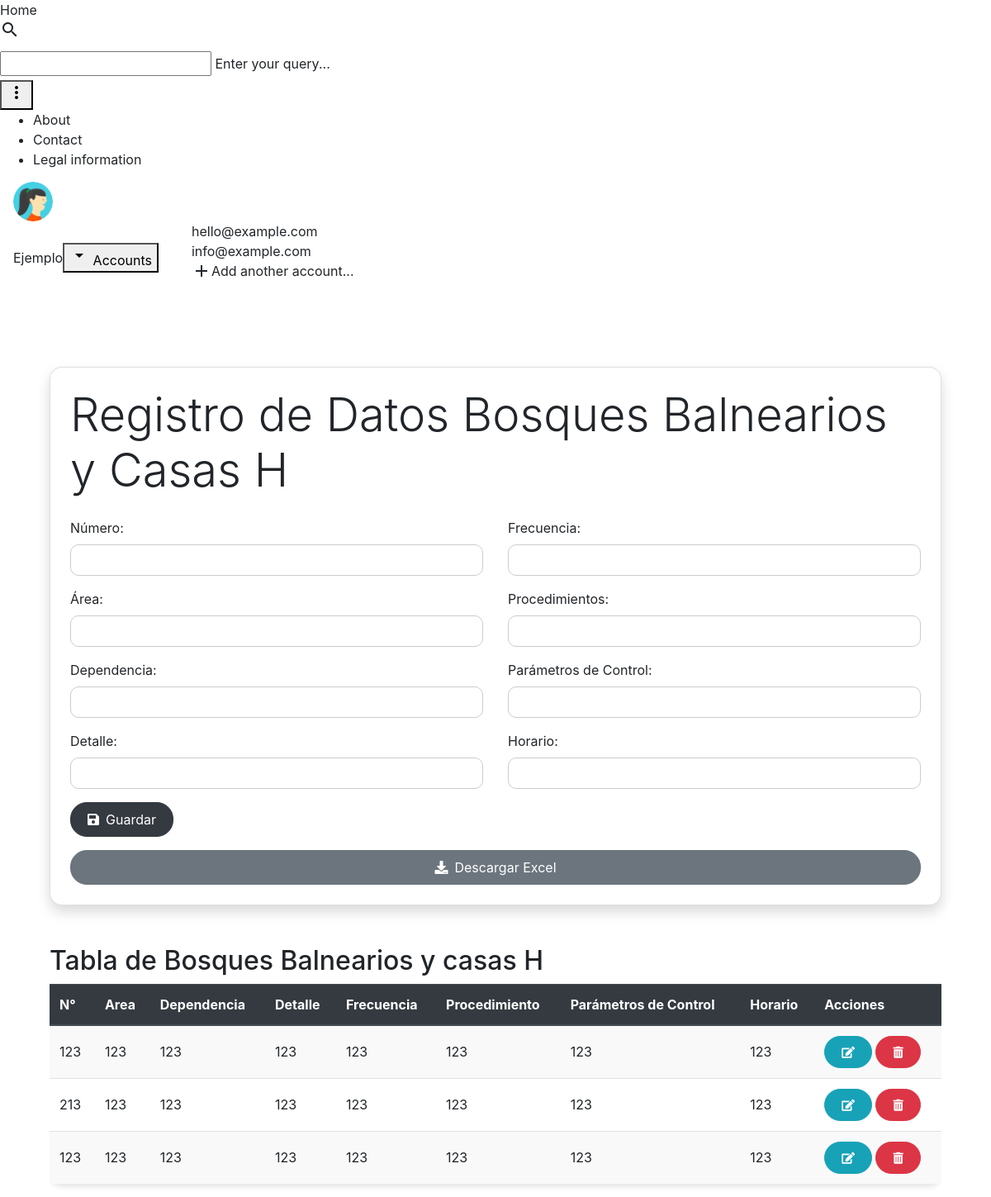
The page /balnearios/ on the database its author committed.
### catalog/models.py (models this page shows, shortened)
class Balnearios(models.Model):
    numero = models.IntegerField()
    area = models.CharField(max_length=100, default='')
    dependencia = models.CharField(max_length=100)
    detalle = models.TextField()
    frecuencia = models.CharField(max_length=100)
    procedimientos = models.TextField()
    parametro_control = models.CharField(max_length=100)
    horario = models.CharField(max_length=100)
    class Meta:
        db_table = 'balnearios'

### catalog/views.py (the view)
# urls.py: path('balnearios/', views.balnearios, name='balnearios'),
def balnearios(request):
    if request.method == 'POST':
        form = BalneariosForm(request.POST, request.FILES)
        if form.is_valid():
            form.save()
            messages.success(request, 'Datos ingresados correctamente')
            return redirect('balnearios')
        else:
            messages.error(request, 'Error al ingresar los datos. Por favor, revise los datos ingresados.')
    else:
        form = BalneariosForm()
    balnearios = Balnearios.objects.all()
    return render(request, 'Instalaciones/Bosques/Balnearios-y-casas-H.html', {'form': form, 'balnearios': balnearios})

### catalog/forms.py
class BalneariosForm(forms.ModelForm):
    class Meta:
        model = Balnearios
        fields = '__all__'

### Templates/Instalaciones/Bosques/Balnearios-y-casas-H.html (shortened to what this page needs)
{% extends 'base.html' %}
{% load static %}
{% block content %}
<div class="container">
    <div class="card p-4 shadow">
        <h1 class="display-4 mb-4">Registro de Datos Bosques Balnearios y Casas H</h1>
        <form method="post">
            <div class="row">
                <div class="col-md-6">
                    <div class="form-group">
                        <label for="numero">Número:</label>
                        <input type="number" class="form-control" id="numero" name="numero" required>
                    </div>
                    <div class="form-group">
                        <label for="area">Área:</label>
                        <input type="text" class="form-control" id="area" name="area" required>
                    </div>
                    <div class="form-group">
                        <label for="dependencia">Dependencia:</label>
                        <input type="text" class="form-control" id="dependencia" name="dependencia" required>
                    </div>
                    <div class="form-group">
                        <label for="detalle">Detalle:</label>
                        <input type="text" class="form-control" id="detalle" name="detalle" required>
                    </div>
                </div>
                <div class="col-md-6">
                    <div class="form-group">
                        <label for="frecuencia">Frecuencia:</label>
                        <input type="text" class="form-control" id="frecuencia" name="frecuencia" required>
                    </div>
                    <div class="form-group">
                        <label for="procedimientos">Procedimientos:</label>
                        <input type="text" class="form-control" id="procedimientos" name="procedimientos" required>
                    </div>
                    <div class="form-group">
                        <label for="parametro_control">Parámetros de Control:</label>
                        <input type="text" class="form-control" id="parametro_control" name="parametro_control" required>
                    </div>
                    <div class="form-group">
                        <label for="horario">Horario:</label>
                        <input type="text" class="form-control" id="horario" name="horario" required>
                    </div>
                </div>
            </div>
            <button type="submit" class="btn btn-dark"><i class="fa fa-save mr-2"></i>Guardar</button>
        </form>
        <a href="{% url 'descargar_excel_balnearios' %}" class="btn btn-secondary mt-3"><i class="fa fa-download mr-2"></i>Descargar Excel</a>
    </div>
</div>
<div class="container mt-5">
    <h2>Tabla de Bosques Balnearios y casas H</h2>
    <div class="table-responsive">
        <table class="table table-striped table-hover">
            <thead class="thead-dark">
                <tr>
                    <th scope="col">N°</th>
                    <th scope="col">Area</th>
                    <th scope="col">Dependencia</th>
                    <th scope="col">Detalle</th>
                    <th scope="col">Frecuencia</th>
                    <th scope="col">Procedimiento</th>
                    <th scope="col">Parámetros de Control</th>
                    <th scope="col">Horario</th>
                    <th scope="col">Acciones</th>
                </tr>
            </thead>
        <tbody>
            {% for dato in balnearios %}
            <tr>
                <td>{{ dato.numero }}</td>
                <td>{{ dato.area}}</td>
                <td>{{ dato.dependencia }}</td>
                <td>{{ dato.detalle }}</td>
                <td>{{ dato.frecuencia }}</td>
                <td>{{ dato.procedimientos }}</td>
                <td>{{ dato.parametro_control }}</td>
                <td>{{ dato.horario }}</td>
                <td>
                    <a href="{% url 'modificar_balnearios' dato.id %}" class="btn btn-info btn-sm"><i class="fas fa-edit"></i></a>
                    <form method="post" action="{% url 'eliminar_balnearios' dato.id %}" style="display: inline;">
                        <button type="submit" class="btn btn-danger btn-sm" onclick="return confirm('¿Estás seguro de que deseas eliminar este dato?')"><i class="fas fa-trash-alt"></i></button>
                    </form>
                </td>
            </tr>
            {% endfor %}
        </tbody>
    </table>
</div>
<link rel="stylesheet" href="https://maxcdn.bootstrapcdn.com/bootstrap/4.5.2/css/bootstrap.min.css">
<link rel="stylesheet" href="https://cdnjs.cloudflare.com/ajax/libs/font-awesome/5.15.4/css/all.min.css">
<link rel="stylesheet" href="{% static 'stylecmpc.css' %}">
{% endblock %}

### static/styles.css (style rules this page uses)
html, body { font-family: 'Roboto', 'Helvetica', sans-serif; }

### static/stylecmpc.css (style rules this page uses)
.card { border-radius: 15px; }
.form-control { border-radius: 10px; border-color: #ccc; }
.btn { border-radius: 20px; padding: 8px 20px; }
.btn-secondary { background-color: #6c757d; border-color: #6c757d; }
.table { border-radius: 15px; box-shadow: 0 4px 6px rgba(0, 0, 0, 0.1); }
.table th, .table td { vertical-align: middle; }
.table th { background-color: #336699; color: #fff; }
.table-striped tbody tr:nth-of-type(odd) { background-color: #f9f9f9; }

### rows shown on the page
Balnearios: numero "123", area "123", dependencia "123", detalle "123", frecuencia "123", procedimientos "123", parametro_control "123", horario "123"
Balnearios: numero "213", area "123", dependencia "123", detalle "123", frecuencia "123", procedimientos "123", parametro_control "123", horario "123"
Balnearios: numero "123", area "123", dependencia "123", detalle "123", frecuencia "123", procedimientos "123", parametro_control "123", horario "123"
